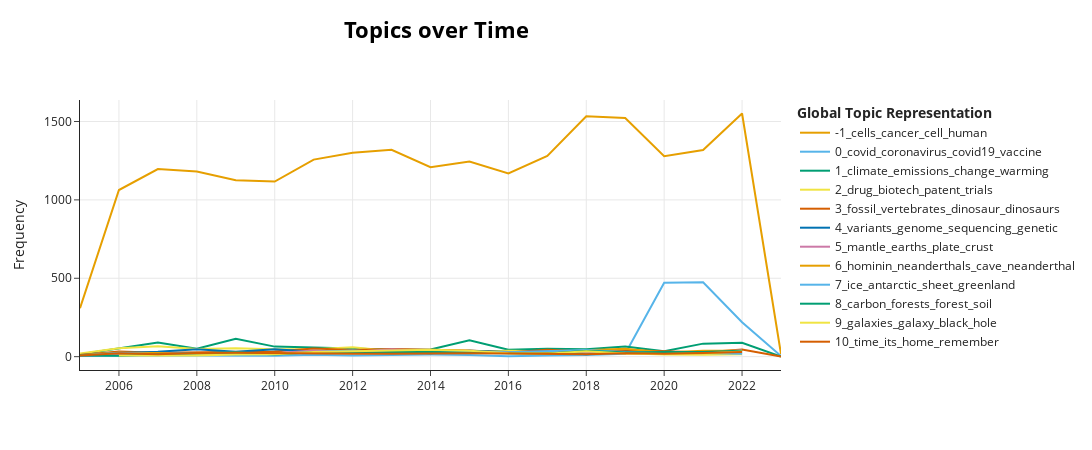

The notebook cell this image was saved under:
### Code cell
loaded_model.visualize_topics_over_time(topics_over_time , topics=[-1,0,1,2,3,4,5,6,7,8,9,10])

### Figure 1 — Plotly figure (JSON) as saved in the notebook; plotly's stock layout.template omitted (floating-point values rounded to 4 significant figures)
{"data": [{"hoverinfo": "text", "hovertext": ["<b>Topic -1</b><br>Words: angiogenesis, cardif, squint, aid, tn", "<b>Topic -1</b><br>Words: cells, new, gene, protein, proteins", "<b>Topic -1</b><br>Words: light, cells, cell, gene, reports", "<b>Topic -1</b><br>Words: cells, new, genes, gene, protein", "<b>Topic -1</b><br>Words: 2009, cells, cell, gene, new", "<b>Topic -1</b><br>Words: cells, new, cancer, al, et", "<b>Topic -1</b><br>Words: al, et, cells, gene, human", "<b>Topic -1</b><br>Words: cancer, 2012, cells, genes, human", "<b>Topic -1</b><br>Words: cells, autophagy, new, cell, structure", "<b>Topic -1</b><br>Words: rna, cells, structure, cancer, study", "<b>Topic -1</b><br>Words: research, human, cells, cell, cancer", "<b>Topic -1</b><br>Words: 2016, cells, research, protein, cancer", "<b>Topic -1</b><br>Words: 2017, cells, cancer, cell, colleagues", "<b>Topic -1</b><br>Words: cells, cell, cancer, human, science", "<b>Topic -1</b><br>Words: cells, cancer, cell, however, using", "<b>Topic -1</b><br>Words: cancer, cells, however, using, cell", "<b>Topic -1</b><br>Words: cells, human, cell, using, quantum", "<b>Topic -1</b><br>Words: cells, cell, cancer, quantum, molecular", "<b>Topic -1</b><br>Words: segmentation, somitogenesis, brd8, mitoribosomal, social"], "marker": {"color": "#E69F00"}, "mode": "lines", "name": "-1_cells_cancer_cell_human", "type": "scatter", "x": [2005, 2006, 2007, 2008, 2009, 2010, 2011, 2012, 2013, 2014, 2015, 2016, 2017, 2018, 2019, 2020, 2021, 2022, 2023], "y": [309, 1063, 1197, 1181, 1125, 1117, 1257, 1301, 1319, 1208, 1245, 1169, 1281, 1533, 1522, 1279, 1318, 1551, 17]}, {"hoverinfo": "text", "hovertext": ["<b>Topic 0</b><br>Words: infectiousness, dynavax, meters, belated, plotkin", "<b>Topic 0</b><br>Words: vaccine, lyme, dextrose, toil, distrusted", "<b>Topic 0</b><br>Words: sthr, klaus, novartis, vaccine, vaccines", "<b>Topic 0</b><br>Words: vaccine, standardizes, selfdefence, oncequiet, 1966", "<b>Topic 0</b><br>Words: jabs, vaccine, pandemics, flu, creditors", "<b>Topic 0</b><br>Words: hindsight, meningitis, pandemic, immunization, meningococcal", "<b>Topic 0</b><br>Words: vaccines, vaccine, unfounded, rolls, measles", "<b>Topic 0</b><br>Words: fiveinone, perfluorinated, grabenstein, coronavirus, wrath", "<b>Topic 0</b><br>Words: coronavirus, saudi, arabia, stalled, chinesemade", "<b>Topic 0</b><br>Words: vaccines, parents, pandemic, vaccine, coronavirus", "<b>Topic 0</b><br>Words: vaccine, measles, berkley, foodborne, seth", "<b>Topic 0</b><br>Words: sally, frampton, shuttleworth, spearheaded, taiwans", "<b>Topic 0</b><br>Words: vaccines, vaccinecommission, vaccine, admissible, heartbreak", "<b>Topic 0</b><br>Words: vaccine, vaccines, immunization, imposition, rambaut", "<b>Topic 0</b><br>Words: vaccination, measles, immunization, compulsory, vaccines", "<b>Topic 0</b><br>Words: coronavirus, covid19, covid, pandemic, vaccine", "<b>Topic 0</b><br>Words: covid, vaccines, covid19, vaccine, coronavirus", "<b>Topic 0</b><br>Words: covid, covid19, pandemic, vaccine, coronavirus", "<b>Topic 0</b><br>Words: discriminatory, attitudes, unvaccinated, covid19, pandemic"], "marker": {"color": "#56B4E9"}, "mode": "lines", "name": "0_covid_coronavirus_covid19_vaccine", "type": "scatter", "x": [2005, 2006, 2007, 2008, 2009, 2010, 2011, 2012, 2013, 2014, 2015, 2016, 2017, 2018, 2019, 2020, 2021, 2022, 2023], "y": [4, 7, 7, 8, 9, 6, 12, 8, 10, 13, 11, 2, 7, 10, 19, 472, 474, 220, 4]}, {"hoverinfo": "text", "hovertext": ["<b>Topic 1</b><br>Words: climate, kyoto, emissions, change, conference", "<b>Topic 1</b><br>Words: climate, emissions, change, carbon, warming", "<b>Topic 1</b><br>Words: climate, emissions, change, carbon, warming", "<b>Topic 1</b><br>Words: climate, emissions, change, energy, carbon", "<b>Topic 1</b><br>Words: climate, copenhagen, emissions, energy, change", "<b>Topic 1</b><br>Words: climate, emissions, change, ipcc, warming", "<b>Topic 1</b><br>Words: climate, emissions, durban, change, energy", "<b>Topic 1</b><br>Words: climate, kyoto, energy, emissions, change", "<b>Topic 1</b><br>Words: climate, emissions, warming, uncertainties, change", "<b>Topic 1</b><br>Words: climate, emissions, energy, change, greenhousegas", "<b>Topic 1</b><br>Words: climate, paris, emissions, talks, change", "<b>Topic 1</b><br>Words: climate, emissions, paris, warming, agreement", "<b>Topic 1</b><br>Words: climate, energy, warming, emissions, trump", "<b>Topic 1</b><br>Words: climate, emissions, warming, paris, carbon", "<b>Topic 1</b><br>Words: climate, emissions, warming, change, carbon", "<b>Topic 1</b><br>Words: climate, emissions, transfers, carbon, financial", "<b>Topic 1</b><br>Words: climate, cop26, emissions, carbon, change", "<b>Topic 1</b><br>Words: climate, emissions, warming, change, scco2", "<b>Topic 1</b><br>Words: textbooks, 2000s, shrinks, sections, farther"], "marker": {"color": "#009E73"}, "mode": "lines", "name": "1_climate_emissions_change_warming", "type": "scatter", "x": [2005, 2006, 2007, 2008, 2009, 2010, 2011, 2012, 2013, 2014, 2015, 2016, 2017, 2018, 2019, 2020, 2021, 2022, 2023], "y": [15, 54, 90, 50, 114, 64, 60, 52, 44, 46, 104, 44, 50, 48, 65, 34, 83, 88, 1]}, {"hoverinfo": "text", "hovertext": ["<b>Topic 2</b><br>Words: drug, biotech, biotechnology, patent, vioxx", "<b>Topic 2</b><br>Words: drug, patent, hoag, hannah, biotechnology", "<b>Topic 2</b><br>Words: drug, patent, wadman, meredith, drugs", "<b>Topic 2</b><br>Words: drug, biotech, pharma, industry, trials", "<b>Topic 2</b><br>Words: biotech, drug, industry, patent, companies", "<b>Topic 2</b><br>Words: biotech, drug, industry, patents, pharmaceutical", "<b>Topic 2</b><br>Words: drug, patent, traditional, pharmaceutical, medicine", "<b>Topic 2</b><br>Words: drug, patent, industry, pharmaceutical, trials", "<b>Topic 2</b><br>Words: biotechnology, drug, patents, patent, tcm", "<b>Topic 2</b><br>Words: drug, patent, biotech, trials, clinicaltrial", "<b>Topic 2</b><br>Words: biotech, drug, patent, trials, companies", "<b>Topic 2</b><br>Words: drug, drugs, trials, clinical, biotech", "<b>Topic 2</b><br>Words: drug, trials, agency, industry, clinical", "<b>Topic 2</b><br>Words: drug, trials, biotech, medicine, clinical", "<b>Topic 2</b><br>Words: drug, biosimilars, preprints, medrxiv, drugs", "<b>Topic 2</b><br>Words: multispecific, drug, industry, pharmaceutical, drugs", "<b>Topic 2</b><br>Words: patenting, drug, trials, highprofile, redouble", "<b>Topic 2</b><br>Words: trials, mescaline, pharmaceutical, clinical, drug"], "marker": {"color": "#F0E442"}, "mode": "lines", "name": "2_drug_biotech_patent_trials", "type": "scatter", "x": [2005, 2006, 2007, 2008, 2009, 2010, 2011, 2012, 2013, 2014, 2015, 2016, 2017, 2018, 2019, 2020, 2021, 2022], "y": [20, 53, 66, 49, 54, 48, 47, 60, 36, 28, 32, 37, 34, 30, 21, 14, 12, 15]}, {"hoverinfo": "text", "hovertext": ["<b>Topic 3</b><br>Words: mammals, echinodermlike, trackway, fossil, dinosaurs", "<b>Topic 3</b><br>Words: fossil, dinosaur, fin, vertebrates, dinosaurs", "<b>Topic 3</b><br>Words: hagfish, dinosaur, patterning, fossils, dinosaurs", "<b>Topic 3</b><br>Words: teeth, fossil, evolutionary, vertebrates, vertebrate", "<b>Topic 3</b><br>Words: fossil, dinosaur, incisoscutum, vertebrates, fossils", "<b>Topic 3</b><br>Words: fossils, dinosaur, feathers, dinosaurs, fossil", "<b>Topic 3</b><br>Words: vertebrates, fossil, dinosaur, cambrian, dinosaurs", "<b>Topic 3</b><br>Words: dinosaurs, dinosaur, vertebrate, fossil, vertebrates", "<b>Topic 3</b><br>Words: jurassic, vertebrates, fossil, dinosaur, dinosaurs", "<b>Topic 3</b><br>Words: vertebrates, tetrapods, fossil, dinosaur, mammals", "<b>Topic 3</b><br>Words: vertebrates, vertebrate, dinosaur, dinosaurs, fossil", "<b>Topic 3</b><br>Words: fin, vertebrate, tetrapods, syrinx, fossil", "<b>Topic 3</b><br>Words: dinosaurs, dinosaur, gliding, fossil, jurassic", "<b>Topic 3</b><br>Words: jaw, vertebrates, fossil, jurassic, dinosaur", "<b>Topic 3</b><br>Words: fossil, dinosaurs, crest, vertebrates, vertebrate", "<b>Topic 3</b><br>Words: dinosaur, fossil, mesozoic, pterosaurs, dinosaurs", "<b>Topic 3</b><br>Words: fossil, dinosaurs, vertebrate, vertebrates, cambrian", "<b>Topic 3</b><br>Words: vertebrates, jawed, fossil, dinosaurs, silurian", "<b>Topic 3</b><br>Words: oceangoing, congregated, buses, birthing, ichthyosaurs"], "marker": {"color": "#D55E00"}, "mode": "lines", "name": "3_fossil_vertebrates_dinosaur_dinosaurs", "type": "scatter", "x": [2005, 2006, 2007, 2008, 2009, 2010, 2011, 2012, 2013, 2014, 2015, 2016, 2017, 2018, 2019, 2020, 2021, 2022, 2023], "y": [10, 33, 25, 29, 30, 33, 52, 42, 49, 45, 40, 27, 44, 33, 41, 35, 27, 46, 1]}, {"hoverinfo": "text", "hovertext": ["<b>Topic 4</b><br>Words: geneticists, sequencing, variation, catalogue, genome", "<b>Topic 4</b><br>Words: genome, genetic, sequence, names, variation", "<b>Topic 4</b><br>Words: personal, genetic, genome, genomics, genomes", "<b>Topic 4</b><br>Words: personal, genome, genomics, genetic, sequencing", "<b>Topic 4</b><br>Words: sequencing, genomics, genome, variants, genetic", "<b>Topic 4</b><br>Words: sequencing, genetic, variants, genome, variation", "<b>Topic 4</b><br>Words: genome, sequencing, genomics, svs, variants", "<b>Topic 4</b><br>Words: sequencing, variants, genome, genetic, genomics", "<b>Topic 4</b><br>Words: genomics, variation, genome, sequencing, genetic", "<b>Topic 4</b><br>Words: variants, epistasis, genome, sequencing, genetic", "<b>Topic 4</b><br>Words: variants, sequencing, variation, genetic, genome", "<b>Topic 4</b><br>Words: variants, genetic, exac, genomics, exome", "<b>Topic 4</b><br>Words: sequencing, genetic, variants, variation, tissues", "<b>Topic 4</b><br>Words: biobank, genetics, genetic, data, project", "<b>Topic 4</b><br>Words: genetic, variants, populations, genomics, sequencing", "<b>Topic 4</b><br>Words: variants, sequencing, genome, genomics, pid", "<b>Topic 4</b><br>Words: variants, genome, prss, topmed, sequencing", "<b>Topic 4</b><br>Words: variants, genome, reference, pangenome, transcript"], "marker": {"color": "#0072B2"}, "mode": "lines", "name": "4_variants_genome_sequencing_genetic", "type": "scatter", "x": [2005, 2006, 2007, 2008, 2009, 2010, 2011, 2012, 2013, 2014, 2015, 2016, 2017, 2018, 2019, 2020, 2021, 2022], "y": [11, 24, 32, 48, 32, 47, 31, 37, 33, 22, 38, 30, 31, 16, 31, 25, 30, 24]}, {"hoverinfo": "text", "hovertext": ["<b>Topic 5</b><br>Words: uncomfortably, wasatch, unleaded, geological, pinatubo", "<b>Topic 5</b><br>Words: mantle, magma, peridotite, earths, volcano", "<b>Topic 5</b><br>Words: mantle, earths, isotopic, continental, crust", "<b>Topic 5</b><br>Words: mantle, earths, plate, costa, rica", "<b>Topic 5</b><br>Words: mantle, crust, earths, volcanic, eruptions", "<b>Topic 5</b><br>Words: mantle, earths, seismic, eruption, crustal", "<b>Topic 5</b><br>Words: mantle, earths, volcanic, magma, plate", "<b>Topic 5</b><br>Words: mantle, earths, magma, basalts, earth", "<b>Topic 5</b><br>Words: mantle, earths, plate, crust, beneath", "<b>Topic 5</b><br>Words: mantle, earths, olivine, plate, crust", "<b>Topic 5</b><br>Words: mantle, plate, earths, uranium, volcanic", "<b>Topic 5</b><br>Words: mantle, earths, core, iron, geodynamo", "<b>Topic 5</b><br>Words: mantle, earths, buoyancy, earth, volcanic", "<b>Topic 5</b><br>Words: mantle, earths, magma, crust, crustal", "<b>Topic 5</b><br>Words: mantle, earths, plate, subduction, deep", "<b>Topic 5</b><br>Words: mantle, lithosphere, earths, volcanic, subduction", "<b>Topic 5</b><br>Words: mantle, plate, crust, earths, eruption", "<b>Topic 5</b><br>Words: mantle, magma, eruption, earths, volcano"], "marker": {"color": "#CC79A7"}, "mode": "lines", "name": "5_mantle_earths_plate_crust", "type": "scatter", "x": [2005, 2006, 2007, 2008, 2009, 2010, 2011, 2012, 2013, 2014, 2015, 2016, 2017, 2018, 2019, 2020, 2021, 2022], "y": [4, 19, 18, 23, 19, 21, 39, 30, 47, 34, 30, 30, 30, 27, 30, 26, 22, 42]}, {"hoverinfo": "text", "hovertext": ["<b>Topic 6</b><br>Words: flores, homo, years, earliest, indonesia", "<b>Topic 6</b><br>Words: neanderthal, neanderthals, modern, gibraltar, hominin", "<b>Topic 6</b><br>Words: neanderthals, neanderthal, cave, radiocarbon, homo", "<b>Topic 6</b><br>Words: bones, neanderthal, worshipped, cretin, buddhas", "<b>Topic 6</b><br>Words: flute, flutes, 35000, cave, earliest", "<b>Topic 6</b><br>Words: neanderthals, hominin, cave, humans, hominins", "<b>Topic 6</b><br>Words: modern, hominin, neanderthal, acheulian, hominins", "<b>Topic 6</b><br>Words: hominin, homo, neanderthals, australopithecus, africa", "<b>Topic 6</b><br>Words: hominin, earliest, pottery, primate, neanderthals", "<b>Topic 6</b><br>Words: neanderthal, neanderthals, modern, denisovans, hominin", "<b>Topic 6</b><br>Words: homo, hominin, australopithecus, ago, years", "<b>Topic 6</b><br>Words: neanderthals, cave, homo, bua, floresiensis", "<b>Topic 6</b><br>Words: homo, modern, hominin, ago, jebel", "<b>Topic 6</b><br>Words: neanderthals, stone, cave, neanderthal, hominin", "<b>Topic 6</b><br>Words: hominin, cave, hominins, homo, denisova", "<b>Topic 6</b><br>Words: dating, homo, neanderthals, cave, pottery", "<b>Topic 6</b><br>Words: hominin, oldest, neanderthals, modern, ago", "<b>Topic 6</b><br>Words: neanderthal, neanderthals, hominin, ago, cave"], "marker": {"color": "#E69F00"}, "mode": "lines", "name": "6_hominin_neanderthals_cave_neanderthal", "type": "scatter", "x": [2005, 2006, 2007, 2008, 2009, 2010, 2011, 2012, 2013, 2014, 2015, 2016, 2017, 2018, 2019, 2020, 2021, 2022], "y": [10, 25, 24, 12, 25, 21, 26, 23, 26, 26, 24, 24, 27, 41, 50, 27, 37, 37]}, {"hoverinfo": "text", "hovertext": ["<b>Topic 7</b><br>Words: antarctic, ice, speedo, cryosat, icemonitoring", "<b>Topic 7</b><br>Words: ice, antarctic, greenlands, gulf, stream", "<b>Topic 7</b><br>Words: ice, antarctic, glacial, greenland, oligocene", "<b>Topic 7</b><br>Words: ice, greenland, antarctic, sheet, arctic", "<b>Topic 7</b><br>Words: ice, antarctic, sheet, greenland, sealevel", "<b>Topic 7</b><br>Words: ice, icesheet, channelization, polar, supply", "<b>Topic 7</b><br>Words: antarctic, ice, arctic, sheet, peninsula", "<b>Topic 7</b><br>Words: ice, antarctic, sealevel, antarctica, icesheet", "<b>Topic 7</b><br>Words: ice, greenland, sheet, antarctic, eemian", "<b>Topic 7</b><br>Words: ice, antarctic, sheet, sea, greenland", "<b>Topic 7</b><br>Words: ice, antarctic, sheet, greenland, sealevel", "<b>Topic 7</b><br>Words: ice, sheet, antarctic, greenland, glacial", "<b>Topic 7</b><br>Words: ice, antarctic, meltwater, sheet, shelf", "<b>Topic 7</b><br>Words: ice, antarctic, sheet, sea, sealevel", "<b>Topic 7</b><br>Words: ice, antarctic, sealevel, greenland, sea", "<b>Topic 7</b><br>Words: ice, antarctic, sealevel, sheet, greenland", "<b>Topic 7</b><br>Words: ice, antarctic, sheet, sealevel, glacier", "<b>Topic 7</b><br>Words: ice, antarctic, greenland, sheet, thinning"], "marker": {"color": "#56B4E9"}, "mode": "lines", "name": "7_ice_antarctic_sheet_greenland", "type": "scatter", "x": [2005, 2006, 2007, 2008, 2009, 2010, 2011, 2012, 2013, 2014, 2015, 2016, 2017, 2018, 2019, 2020, 2021, 2022], "y": [5, 25, 16, 22, 26, 13, 30, 39, 27, 26, 32, 28, 33, 42, 30, 28, 23, 19]}, {"hoverinfo": "text", "hovertext": ["<b>Topic 8</b><br>Words: forests, amazon, suck, carbon, tree", "<b>Topic 8</b><br>Words: forests, rainforest, amazon, goldminers, growthbooster", "<b>Topic 8</b><br>Words: forests, arid, kfi, patchsize, carbon", "<b>Topic 8</b><br>Words: forests, carbon, forest, leaf, deforestation", "<b>Topic 8</b><br>Words: forests, carbon, deforestation, forest, trees", "<b>Topic 8</b><br>Words: forests, carbon, equations, amazon, soils", "<b>Topic 8</b><br>Words: forests, carbon, forest, deforestation, co2", "<b>Topic 8</b><br>Words: forest, forests, deforestation, carbon, xylem", "<b>Topic 8</b><br>Words: carbon, forests, forest, tropical, vegetation", "<b>Topic 8</b><br>Words: carbon, amazon, forest, forests, soil", "<b>Topic 8</b><br>Words: carbon, forests, tree, trees, forest", "<b>Topic 8</b><br>Words: forest, soil, carbon, forests, deforestation", "<b>Topic 8</b><br>Words: carbon, amazon, forest, forests, gpp", "<b>Topic 8</b><br>Words: carbon, forest, forests, soil, land", "<b>Topic 8</b><br>Words: carbon, land, forest, forests, sink", "<b>Topic 8</b><br>Words: carbon, forest, forests, tropical, soil", "<b>Topic 8</b><br>Words: forests, carbon, forest, soil, emissions", "<b>Topic 8</b><br>Words: forests, carbon, forest, tropical, trees"], "marker": {"color": "#009E73"}, "mode": "lines", "name": "8_carbon_forests_forest_soil", "type": "scatter", "x": [2005, 2006, 2007, 2008, 2009, 2010, 2011, 2012, 2013, 2014, 2015, 2016, 2017, 2018, 2019, 2020, 2021, 2022], "y": [8, 6, 15, 21, 28, 13, 28, 24, 30, 29, 24, 22, 19, 38, 26, 30, 29, 37]}, {"hoverinfo": "text", "hovertext": ["<b>Topic 9</b><br>Words: galaxies, star, light, universe, spinning", "<b>Topic 9</b><br>Words: black, holes, miras, galaxies, galaxy", "<b>Topic 9</b><br>Words: galaxies, galaxy, starforming, blown, active", "<b>Topic 9</b><br>Words: galaxies, black, galaxy, universe, holes", "<b>Topic 9</b><br>Words: galaxies, galaxy, universe, reionization, black", "<b>Topic 9</b><br>Words: galaxy, galaxies, black, stars, hole", "<b>Topic 9</b><br>Words: galaxy, galaxies, black, milky, hole", "<b>Topic 9</b><br>Words: galaxies, galaxy, black, hole, starburst", "<b>Topic 9</b><br>Words: galaxies, black, galaxy, hole, holes", "<b>Topic 9</b><br>Words: galaxies, galaxy, stars, black, star", "<b>Topic 9</b><br>Words: galaxies, galaxy, black, accretion, hole", "<b>Topic 9</b><br>Words: galaxies, galaxy, black, massive, hole", "<b>Topic 9</b><br>Words: galaxies, galaxy, black, stars, massive", "<b>Topic 9</b><br>Words: galaxies, black, accretion, galaxy, galactic", "<b>Topic 9</b><br>Words: galaxies, galaxy, gas, magellanic, black", "<b>Topic 9</b><br>Words: galaxies, black, hole, galaxy, metallicity", "<b>Topic 9</b><br>Words: galaxy, galaxies, black, hole, quasars"], "marker": {"color": "#F0E442"}, "mode": "lines", "name": "9_galaxies_galaxy_black_hole", "type": "scatter", "x": [2006, 2007, 2008, 2009, 2010, 2011, 2012, 2013, 2014, 2015, 2016, 2017, 2018, 2019, 2020, 2021, 2022], "y": [7, 9, 7, 14, 16, 29, 34, 35, 44, 37, 21, 18, 35, 20, 17, 20, 33]}, {"hoverinfo": "text", "hovertext": ["<b>Topic 10</b><br>Words: theyre, albian, heartache, perchance, graduation", "<b>Topic 10</b><br>Words: happiness, joy, tyger, graduation, night", "<b>Topic 10</b><br>Words: piratical, recoper, postodc, clockwatching, sabbatical", "<b>Topic 10</b><br>Words: happy, happiest, happiness, singapores, man", "<b>Topic 10</b><br>Words: wedding, thoughts, jealous, penance, palpable", "<b>Topic 10</b><br>Words: you, price, fashion, jennas, quinquereme", "<b>Topic 10</b><br>Words: flesh, girl, lyubomirsky, inculturation, ovoids", "<b>Topic 10</b><br>Words: midnight, 21stcentury, communicant, aampe, tige", "<b>Topic 10</b><br>Words: love, peace, heartbreaking, postcard, quis", "<b>Topic 10</b><br>Words: message, sidewalk, trilby, killstealer, emancipation", "<b>Topic 10</b><br>Words: man, bffs, ravelled, morts, infraction", "<b>Topic 10</b><br>Words: duck, remember, time, ties, daffodil", "<b>Topic 10</b><br>Words: coupon, thee, legale, sparrowfall, boughs", "<b>Topic 10</b><br>Words: cerise, epluribus, unreal, time, starless", "<b>Topic 10</b><br>Words: hello, start, civilized, twentysix, tetonia3", "<b>Topic 10</b><br>Words: tesseract, whenever, borked, selfexpression, redemption", "<b>Topic 10</b><br>Words: freemium, obsolescence, rebellions, 5755, hoist", "<b>Topic 10</b><br>Words: knock, home, time, travel, physicstemporal"], "marker": {"color": "#D55E00"}, "mode": "lines", "name": "10_time_its_home_remember", "type": "scatter", "x": [2005, 2006, 2007, 2008, 2009, 2010, 2011, 2012, 2013, 2014, 2015, 2016, 2017, 2018, 2019, 2020, 2021, 2022], "y": [8, 21, 16, 23, 25, 22, 20, 18, 19, 22, 21, 20, 18, 16, 21, 18, 23, 29]}], "layout": {"height": 450, "hoverlabel": {"bgcolor": "white", "font": {"family": "Rockwell", "size": 16}}, "legend": {"title": {"text": "<b>Global Topic Representation"}}, "title": {"font": {"color": "Black", "size": 22}, "text": "<b>Topics over Time</b>", "x": 0.4, "xanchor": "center", "y": 0.95, "yanchor": "top"}, "width": 1250, "xaxis": {"showgrid": true}, "yaxis": {"showgrid": true, "title": {"text": "Frequency"}}}}
